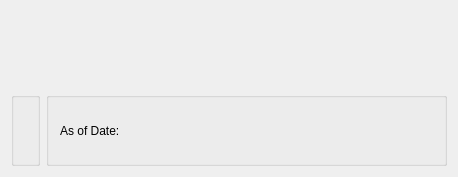
<?xml version="1.0" encoding="UTF-8"?>
<ui version="4.0">
 <comment>This file is part of the xTuple ERP: PostBooks Edition, a free and
open source Enterprise Resource Planning software suite,
Copyright (c) 1999-2010 by OpenMFG LLC, d/b/a xTuple.
It is licensed to you under the Common Public Attribution License
version 1.0, the full text of which (including xTuple-specific Exhibits)
is available at www.xtuple.com/CPAL.  By using this software, you agree
to be bound by its terms.</comment>
 <class>dspAPOpenItemsByVendor</class>
 <widget class="QWidget" name="dspAPOpenItemsByVendor">
  <property name="geometry">
   <rect>
    <x>0</x>
    <y>0</y>
    <width>458</width>
    <height>177</height>
   </rect>
  </property>
  <property name="windowTitle">
   <string>Open Payables</string>
  </property>
  <layout class="QGridLayout" name="gridLayout">
   <item row="0" column="0" colspan="2">
    <layout class="QHBoxLayout" name="horizontalLayout_3">
     <item>
      <widget class="VendorGroup" name="_vendorGroup"/>
     </item>
     <item>
      <spacer>
       <property name="orientation">
        <enum>Qt::Horizontal</enum>
       </property>
       <property name="sizeType">
        <enum>QSizePolicy::Expanding</enum>
       </property>
       <property name="sizeHint" stdset="0">
        <size>
         <width>0</width>
         <height>20</height>
        </size>
       </property>
      </spacer>
     </item>
    </layout>
   </item>
   <item row="1" column="0">
    <widget class="QGroupBox" name="_dateGroup">
     <property name="title">
      <string/>
     </property>
     <layout class="QVBoxLayout" name="verticalLayout_2">
      <item>
       <widget class="DateCluster" name="_dates">
        <property name="focusPolicy">
         <enum>Qt::StrongFocus</enum>
        </property>
       </widget>
      </item>
     </layout>
    </widget>
   </item>
   <item row="1" column="1">
    <widget class="QGroupBox" name="groupBox">
     <property name="title">
      <string/>
     </property>
     <layout class="QHBoxLayout" name="horizontalLayout">
      <item>
       <widget class="QLabel" name="_asOfLit">
        <property name="text">
         <string>As of Date:</string>
        </property>
       </widget>
      </item>
      <item>
       <widget class="DLineEdit" name="_asOf"/>
      </item>
      <item>
       <spacer name="horizontalSpacer">
        <property name="orientation">
         <enum>Qt::Horizontal</enum>
        </property>
        <property name="sizeHint" stdset="0">
         <size>
          <width>40</width>
          <height>20</height>
         </size>
        </property>
       </spacer>
      </item>
     </layout>
    </widget>
   </item>
  </layout>
 </widget>
 <layoutdefault spacing="6" margin="11"/>
 <pixmapfunction>qPixmapFromMimeSource</pixmapfunction>
 <customwidgets>
  <customwidget>
   <class>DateCluster</class>
   <extends>QWidget</extends>
   <header>datecluster.h</header>
  </customwidget>
  <customwidget>
   <class>DLineEdit</class>
   <extends>QWidget</extends>
   <header>datecluster.h</header>
   <container>1</container>
  </customwidget>
  <customwidget>
   <class>VendorGroup</class>
   <extends>QWidget</extends>
   <header>vendorgroup.h</header>
  </customwidget>
 </customwidgets>
 <tabstops>
  <tabstop>_dates</tabstop>
  <tabstop>_asOf</tabstop>
 </tabstops>
 <resources/>
 <connections/>
</ui>
